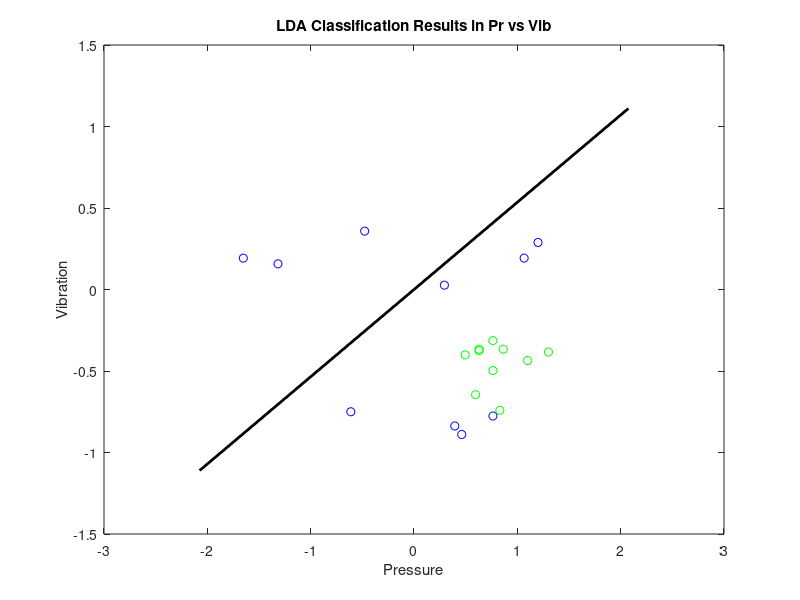
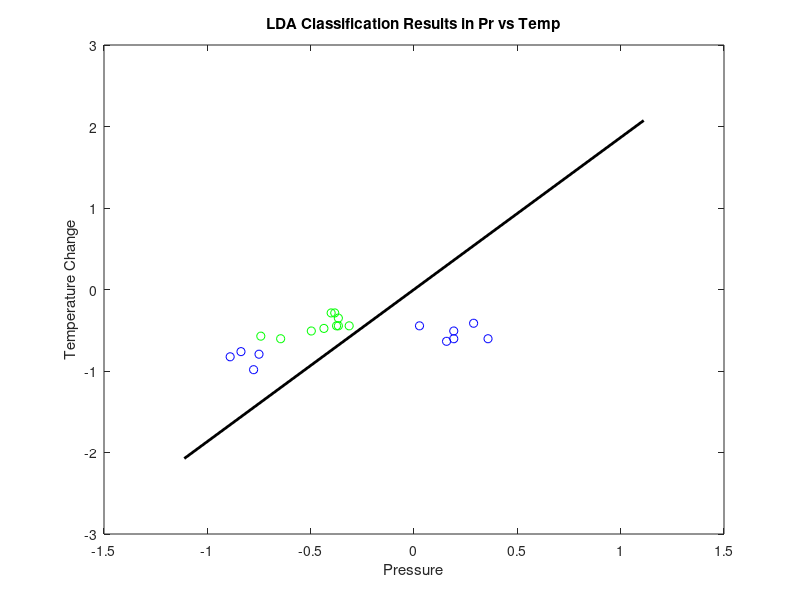
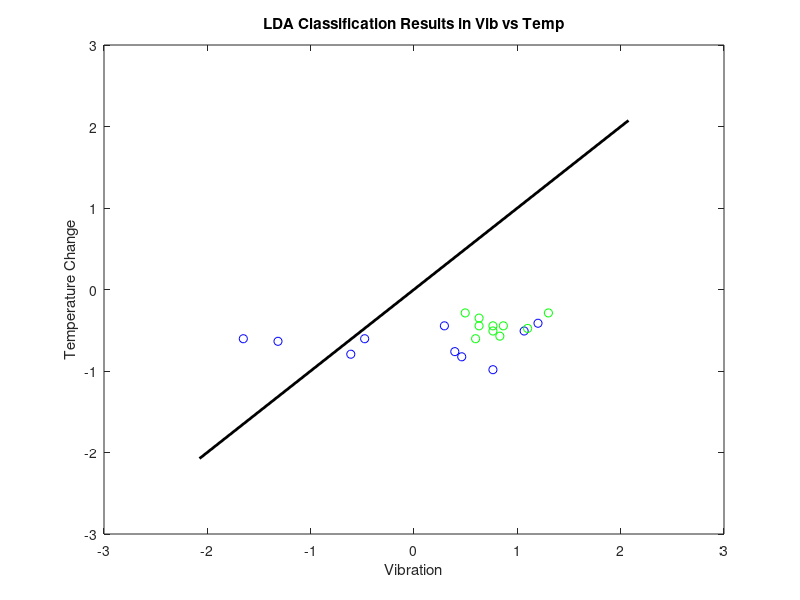

Write MATLAB code to recreate these figures, in order.
%% section C: pre-data processing

data0 = load("./PR_CW_DATA_2021/F0_PVT.mat");
data1 = load("./PR_CW_DATA_2021/F1_PVT.mat");

zeroOneColumn = [zeros(10, 1); ones(10, 1)];

% Standardise Data
St_dataMatrix_F0 = (data0.dataMatrix_F0 - mean(data0.dataMatrix_F0)) ./ std(data0.dataMatrix_F0);
St_dataMatrix_F1 = (data1.dataMatrix_F1 - mean(data1.dataMatrix_F1)) ./ std(data1.dataMatrix_F1);

% two object within F0 and F1
% label = 0, car sponge
% label = 1, black foam
% data preprocessing 2D
data0PV = [data0.dataMatrix_F0(11:20,1:2) zeros(10, 1);
    data0.dataMatrix_F0(21:30,1:2) ones(10, 1)];
data0PVX1 = data0PV(1:10,1:2);
data0PVX2 = data0PV(11:20,1:2);

data0PT = [data0.dataMatrix_F0(11:30,2:3) zeroOneColumn];
data0PTX1 = data0PT(1:10,1:2);
data0PTX2 = data0PT(11:20,1:2);

data0TV = [data0.dataMatrix_F0(11:20,1) data0.dataMatrix_F0(11:20,3) zeros(10, 1);
    data0.dataMatrix_F0(21:30,1) data0.dataMatrix_F0(21:30,3) ones(10, 1)];
data0TVX1 = data0TV(1:10,1:2);
data0TVX2 = data0TV(11:20,1:2);

% 3D data PTV
data0VPT = [data0.dataMatrix_F0(11:30,:) zeroOneColumn];
data0VPTX1 = data0VPT(1:10,1:3);
data0VPTX2 = data0VPT(11:20,1:3);

%% question A-1: Pressure vs Vibration

features = data0PV(:,1:2);
labels = zeroOneColumn;

% mean values
Mu = mean(data0PV);
Mu1 = mean(data0PVX1);
Mu2 = mean(data0PVX2);

% covariance matrix
S1 = cov(data0PVX1 - Mu1);
S2 = cov(data0PVX2 - Mu2);
Sw = S1 + S2;

SB = (Mu1-Mu2)'*(Mu1-Mu2);

% LDA projection
invSw = inv(Sw);
invSw_by_SB = invSw * SB;

% get the projection vector
[eigenvectors1, eigenvalues1] = eig(invSw_by_SB);
W = eigenvectors1(:,1);

% LDA model functions
% ldaModel = fitcdiscr(features, labels);

%data for plot
st_data0PV = [St_dataMatrix_F0(11:30,1:2) zeroOneColumn];
st_data1PV = [St_dataMatrix_F1(11:30,1:2) zeroOneColumn];

% Draw Hyperplane for LDA
direction = W - Mu(1:2);

step = 0.001; % adjust length of hyperplane
point1 = [0,0] - step * direction';
point2 = [0,0] + step * direction';

figure(1);
for i = 1:size(data0PV, 1)
    if data0PV(i,3) == 0
        plot(st_data0PV(i,1), st_data0PV(i,2), 'bo'); hold on;
    elseif data0PV(i,3) == 1
        plot(st_data0PV(i,1), st_data0PV(i,2), 'go'); hold on;
    end
end
hold on;

% gscatter(data0PV(:,1), data0PV(:,2), ldaResubPredict, 'bg', 'x*');
% legend('Class 0', 'Class 1');
xlabel('Pressure');
ylabel('Vibration');
title('LDA Classification Results in Pr vs Vib');
hold on;

plot([point1(1), point2(1)], [point1(2), point2(2)], 'k-', 'LineWidth', 2);

hold off;

%% question A-2: Pressure vs Temperature Change

features = data0PT(:,1:2);
labels = zeroOneColumn;

% mean values
Mu = mean(data0PT);
Mu1 = mean(data0PTX1);
Mu2 = mean(data0PTX2);

% covariance matrix
S1 = cov(data0PTX1 - Mu1);
S2 = cov(data0PTX2 - Mu2);
Sw = S1 + S2;

SB = (Mu1-Mu2)'*(Mu1-Mu2);

% LDA projection
invSw = inv(Sw);
invSw_by_SB = invSw * SB;

% get the projection vector
[eigenvectors2, eigenvalues2] = eig(invSw_by_SB);
W = eigenvectors2(:,1);

% LDA model functions
% ldaModel = fitcdiscr(features, labels);

%data for plot
st_data0PT = [St_dataMatrix_F0(11:30,[2,3]) zeroOneColumn];
st_data1PT = [St_dataMatrix_F1(11:30,[2,3]) zeroOneColumn];

% Draw Hyperplane for LDA
direction = W - Mu(1:2);

step = 0.001; % adjust length of hyperplane
point1 = [0,0] - step * direction';
point2 = [0,0] + step * direction';

figure(2);
for i = 1:size(data0PV, 1)
    if data0PV(i,3) == 0
        plot(st_data0PT(i,1), st_data0PT(i,2), 'bo'); hold on; % Blue star for class 0
    elseif data0PV(i,3) == 1
        plot(st_data0PT(i,1), st_data0PT(i,2), 'go'); hold on; % Green star for class 1
    end
end
hold on;

% gscatter(data0PV(:,1), data0PV(:,2), ldaResubPredict, 'bg', 'x*');
% legend('Class 0', 'Class 1');
xlabel('Pressure');
ylabel('Temperature Change');
title('LDA Classification Results in Pr vs Temp');
hold on;

plot([point1(1), point2(1)], [point1(2), point2(2)], 'k-', 'LineWidth', 2); % 'k-' 表示黑色实线

hold off;

%% question A-3: Temperature Change vs Vibration

features = data0TV(:,1:2);
lalbels = zeroOneColumn;

% mean values
Mu = mean(data0TV);
Mu1 = mean(data0TVX1);
Mu2 = mean(data0TVX2);

% covariance matrix
S1 = cov(data0TVX1 - Mu1);
S2 = cov(data0TVX2 - Mu2);
Sw = S1 + S2;

SB = (Mu1-Mu2)'*(Mu1-Mu2);

% LDA projection
invSw = inv(Sw);
invSw_by_SB = invSw * SB;

% get the projection vector
[eigenvectors3, eigenvalues3] = eig(invSw_by_SB);
W = eigenvectors3(:,1);

% LDA model functions
% ldaModel = fitcdiscr(features, labels);

%data for plot
st_data0TV = [St_dataMatrix_F0(11:30,[1,3]) zeroOneColumn];
st_data1TV = [St_dataMatrix_F1(11:30,[1,3]) zeroOneColumn];

% Draw Hyperplane for LDA
direction = W - Mu(1:2);

step = 0.001; % adjust length of hyperplane
point1 = [0,0] - step * direction';
point2 = [0,0] + step * direction';

figure(3);
for i = 1:size(data0PV, 1)
    if data0PV(i,3) == 0
        plot(st_data0TV(i,1), st_data0TV(i,2), 'bo'); hold on; % Blue star for class 0
    elseif data0PV(i,3) == 1
        plot(st_data0TV(i,1), st_data0TV(i,2), 'go'); hold on; % Green star for class 1
    end
end
hold on;

% gscatter(data0PV(:,1), data0PV(:,2), ldaResubPredict, 'bg', 'x*');
% legend('Class 0', 'Class 1');
xlabel('Vibration');
ylabel('Temperature Change');
title('LDA Classification Results in Vib vs Temp');
hold on;

plot([point1(1), point2(1)], [point1(2), point2(2)], 'k-', 'LineWidth', 2); % 'k-' 表示黑色实线

hold off;
